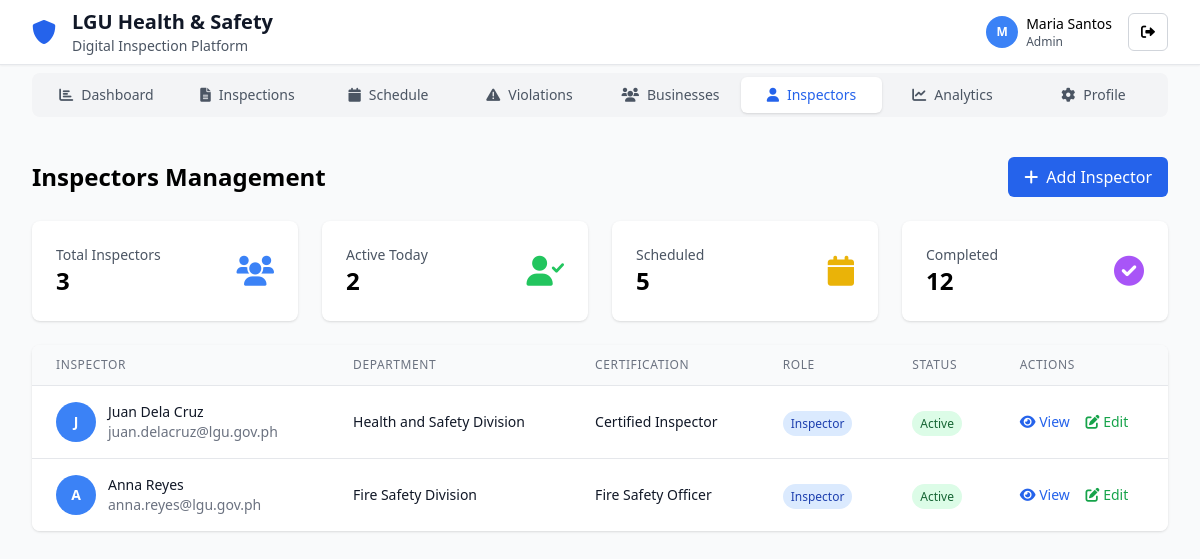
The page /business/inspectors.php (signed in) on the database its author committed.
### tables this page shows
CREATE TABLE users (
    id INT PRIMARY KEY AUTO_INCREMENT,
    name VARCHAR(255) NOT NULL,
    email VARCHAR(255) UNIQUE NOT NULL,
    password VARCHAR(255) NOT NULL,
    role ENUM('super_admin', 'admin', 'inspector', 'business_owner', 'community_user') NOT NULL DEFAULT 'inspector',
    avatar VARCHAR(255) NULL,
    department VARCHAR(255) NULL,
    certification VARCHAR(255) NULL,
    created_at TIMESTAMP DEFAULT CURRENT_TIMESTAMP,
    updated_at TIMESTAMP DEFAULT CURRENT_TIMESTAMP ON UPDATE CURRENT_TIMESTAMP,
    INDEX idx_email (email),
    INDEX idx_role (role)
);

### business/inspectors.php (the view, shortened to what the rows shown need)
<?php
require_once '../models/User.php';
$database = new Database();
$db = $database->getConnection();
$user = new User($db);
$user->id = $_SESSION['user_id'];
$user->readOne();
$inspectors = $user->readByRole('inspector');
?>
<!DOCTYPE html>
<html lang="en">
<head>
    <script src="https://cdn.tailwindcss.com"></script>
    <link href="https://cdnjs.cloudflare.com/ajax/libs/font-awesome/6.0.0/css/all.min.css" rel="stylesheet">
</head>
<body class="min-h-screen bg-gray-50">
    <?php include 'includes/navigation.php'; ?>
    <div class="max-w-7xl mx-auto px-4 sm:px-6 lg:px-8 py-4 sm:py-8">
        <div class="flex justify-between items-center mb-6">
            <h2 class="text-2xl font-bold">Inspectors Management</h2>
        </div>
        <div class="bg-white rounded-lg shadow overflow-hidden">
            <table class="min-w-full divide-y divide-gray-200">
                <thead class="bg-gray-50">
                    <tr>
                        <th class="px-6 py-3 text-left text-xs font-medium text-gray-500 uppercase tracking-wider">Inspector</th>
                        <th class="px-6 py-3 text-left text-xs font-medium text-gray-500 uppercase tracking-wider">Department</th>
                        <th class="px-6 py-3 text-left text-xs font-medium text-gray-500 uppercase tracking-wider">Certification</th>
                        <th class="px-6 py-3 text-left text-xs font-medium text-gray-500 uppercase tracking-wider">Role</th>
                        <th class="px-6 py-3 text-left text-xs font-medium text-gray-500 uppercase tracking-wider">Status</th>
                        <th class="px-6 py-3 text-left text-xs font-medium text-gray-500 uppercase tracking-wider">Actions</th>
                    </tr>
                </thead>
                <tbody class="bg-white divide-y divide-gray-200">
                    <?php while ($inspector = $inspectors->fetch(PDO::FETCH_ASSOC)): ?>
                    <tr>
                        <td class="px-6 py-4 whitespace-nowrap">
                            <div class="flex items-center">
                                <div class="w-10 h-10 bg-blue-500 rounded-full flex items-center justify-center text-white text-sm font-bold mr-3">
                                    <?php echo substr($inspector['name'], 0, 1); ?>
                                </div>
                                <div>
                                    <div class="text-sm font-medium text-gray-900"><?php echo $inspector['name']; ?></div>
                                    <div class="text-sm text-gray-500"><?php echo $inspector['email']; ?></div>
                                </div>
                            </div>
                        </td>
                        <td class="px-6 py-4 whitespace-nowrap text-sm text-gray-900">
                            <?php echo $inspector['department'] ?: 'N/A'; ?>
                        </td>
                        <td class="px-6 py-4 whitespace-nowrap text-sm text-gray-900">
                            <?php echo $inspector['certification'] ?: 'Not Certified'; ?>
                        </td>
                        <td class="px-6 py-4 whitespace-nowrap">
                            <span class="px-2 py-1 text-xs font-medium rounded-full
                                <?php echo $inspector['role'] == 'admin' ? 'bg-purple-100 text-purple-800' :
                                       ($inspector['role'] == 'inspector' ? 'bg-blue-100 text-blue-800' : 'bg-gray-100 text-gray-800'); ?>">
                                <?php echo ucfirst(str_replace('_', ' ', $inspector['role'])); ?>
                            </span>
                        </td>
                        <td class="px-6 py-4 whitespace-nowrap">
                            <span class="px-2 py-1 text-xs font-medium rounded-full bg-green-100 text-green-800">
                                Active
                            </span>
                        </td>
                        <td class="px-6 py-4 whitespace-nowrap text-sm font-medium">
                            <button onclick="viewInspector(<?php echo $inspector['id']; ?>)" class="text-blue-600 hover:text-blue-900 mr-3">
                                <i class="fas fa-eye"></i> View
                            </button>
                            <button onclick="editInspector(<?php echo $inspector['id']; ?>)" class="text-green-600 hover:text-green-900">
                                <i class="fas fa-edit"></i> Edit
                            </button>
                        </td>
                    </tr>
                    <?php endwhile; ?>
                </tbody>
            </table>
        </div>
    </div>
</body>
</html>

### includes/navigation.php (shortened to what the rows shown need)
<?php
require_once '../models/User.php';
if (isset($_SESSION['user_id'])) {
    $database = new Database();
    $db = $database->getConnection();
    $user = new User($db);
    $user->id = $_SESSION['user_id'];
    $user->readOne();
}
?>
<header class="bg-white shadow-sm border-b">
    <div class="max-w-7xl mx-auto px-4 sm:px-6 lg:px-8">
        <div class="flex justify-between items-center h-16">
            <div class="flex items-center space-x-2 sm:space-x-4 min-w-0 flex-1">
                <div class="min-w-0 flex-1">
                    <h1 class="text-sm sm:text-xl font-bold text-gray-900 truncate">LGU Health & Safety</h1>
                </div>
            </div>
            <div class="flex items-center space-x-1 sm:space-x-4 flex-shrink-0">
                <?php if (isset($_SESSION['user_id'])): ?>
                <div class="flex items-center space-x-2">
                    <div class="w-8 h-8 bg-blue-500 rounded-full flex items-center justify-center text-white text-xs font-bold">
                        <?php echo substr($user->name, 0, 1); ?>
                    </div>
                    <div class="hidden lg:block">
                        <p class="text-sm font-medium"><?php echo $user->name; ?></p>
                        <p class="text-xs text-gray-600"><?php echo ucfirst(str_replace('_', ' ', $user->role)); ?></p>
                    </div>
                </div>
                <?php if ($user->role == 'admin' || $user->role == 'super_admin' || $user->role == 'inspector'): ?>
                <a href="admin_logout.php" class="bg-white border border-gray-300 rounded-md px-3 py-2 text-sm">
                    <i class="fas fa-sign-out-alt"></i>
                </a>
                <?php else: ?>
                <a href="user_logout.php" class="bg-white border border-gray-300 rounded-md px-3 py-2 text-sm">
                    <i class="fas fa-sign-out-alt"></i>
                </a>
                <?php endif; ?>
                <?php else: ?>
                <a href="public_login.php" class="bg-blue-600 text-white rounded-md px-4 py-2 text-sm hover:bg-blue-700">
                    Login
                </a>
                <?php endif; ?>
            </div>
        </div>
    </div>
</header>

### rows shown on the page
users: name "M", name "Maria Santos", role "Admin"
users: name "J", name "Juan Dela Cruz", email "juan.delacruz@lgu.gov.ph", department "Health and Safety Division", certification "Certified Inspector", role "Inspector"
users: name "A", name "Anna Reyes", email "anna.reyes@lgu.gov.ph", department "Fire Safety Division", certification "Fire Safety Officer", role "Inspector"
